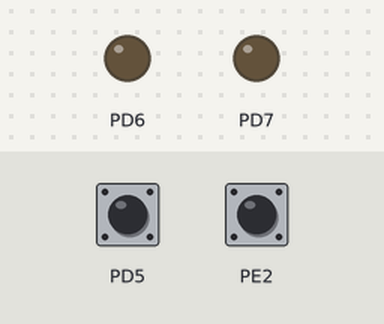
This program was run on a simulated ATmega2560, built with avr-gcc and emulated at 16 MHz (the files do not name the chip). Shown: output pins drawn as LEDs (lit = HIGH). The inputs (shaded band) are chosen by the test bench; at power-on: PD5 HIGH, PE2 HIGH.

Above: at 1.2 s.
1.3 s: PD5 pulled LOW for 0.15 s
At 1.37 s:
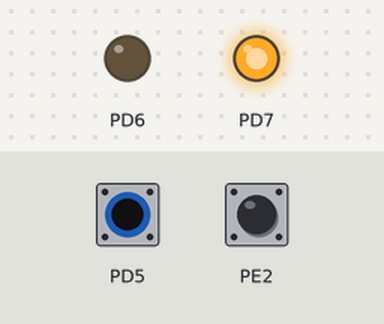
2.9 s: PE2 pulled LOW for 0.15 s
At 2.97 s:
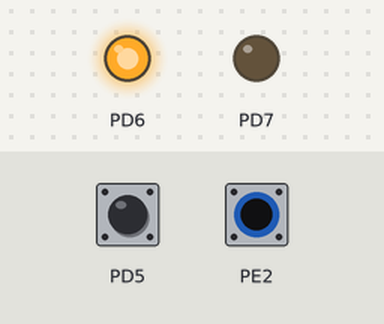
4.5 s: PE2 pulled LOW for 3.2 s
At 8.5 s:
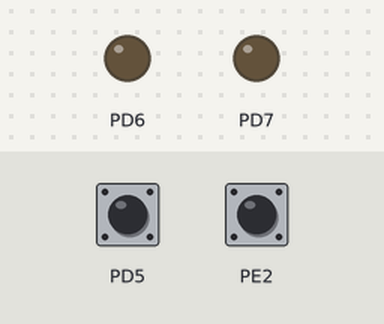
9.2 s: PD5 pulled LOW for 3.2 s
At 9.7 s:
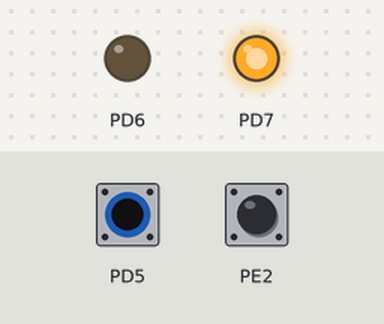
13.9 s: PD5 driven LOW and PE2 driven LOW
At 14.5 s:
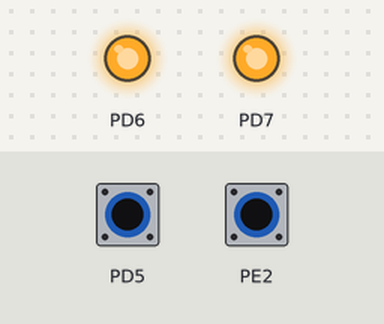
Timing chart, 0 to 16.4 s (numbered marks = the images above; inputs shaded):
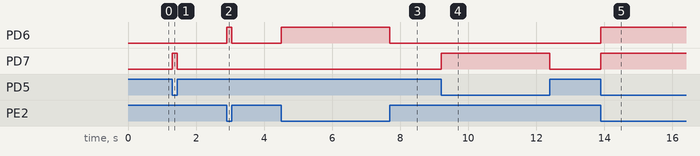

The program:

main.c
```c
#define F_CPU 16000000UL

#include <avr/io.h>
#include <util/delay.h>
#include <avr/wdt.h>
#define clear_bit(sfr, bit) (_SFR_BYTE(sfr) &= ~_BV(bit))
#define set_bit(sfr, bit) (_SFR_BYTE(sfr) |= _BV(bit))
#define toogle_bit(sfr, bit) (_SFR_BYTE(sfr) ^= _BV(bit))

int main(int argc, char **argv)
{
    MCUSR &= ~_BV(WDRF);
    wdt_disable();

    CLKPR = (1<<CLKPCE);
    CLKPR = 0;

    set_bit(DDRD, DDD6);
    clear_bit(PORTD, PD6);
    set_bit(DDRD, DDD7);
    clear_bit(PORTD, PD7);

    clear_bit(DDRD, DDD5);
    set_bit(PORTD, PD5);
    clear_bit(DDRE, DDE2);
    set_bit(PORTE, PE2);


    while (1)
    {
        if (PINE & _BV(PINE2))
        {
            clear_bit(PORTD, PD6);
        }
        else
        {
            set_bit(PORTD, PD6);
        }

        if (PIND & _BV(PIND5))
        {
            clear_bit(PORTD, PD7);
        }
        else
        {
            set_bit(PORTD, PD7);
        }
    }

    return 0;
}
```

Measured:
- after the input at 1.3 s, PD7: LOW → HIGH at once, → LOW 0.15 s later
- after the input at 2.9 s, PD6: LOW → HIGH at once, → LOW 0.15 s later
- after the input at 4.5 s, PD6: LOW → HIGH at once, → LOW 3.2 s later
- after the input at 9.2 s, PD7: LOW → HIGH at once, → LOW 3.2 s later
- after the input at 13.9 s, PD6, PD7: LOW → HIGH at once
